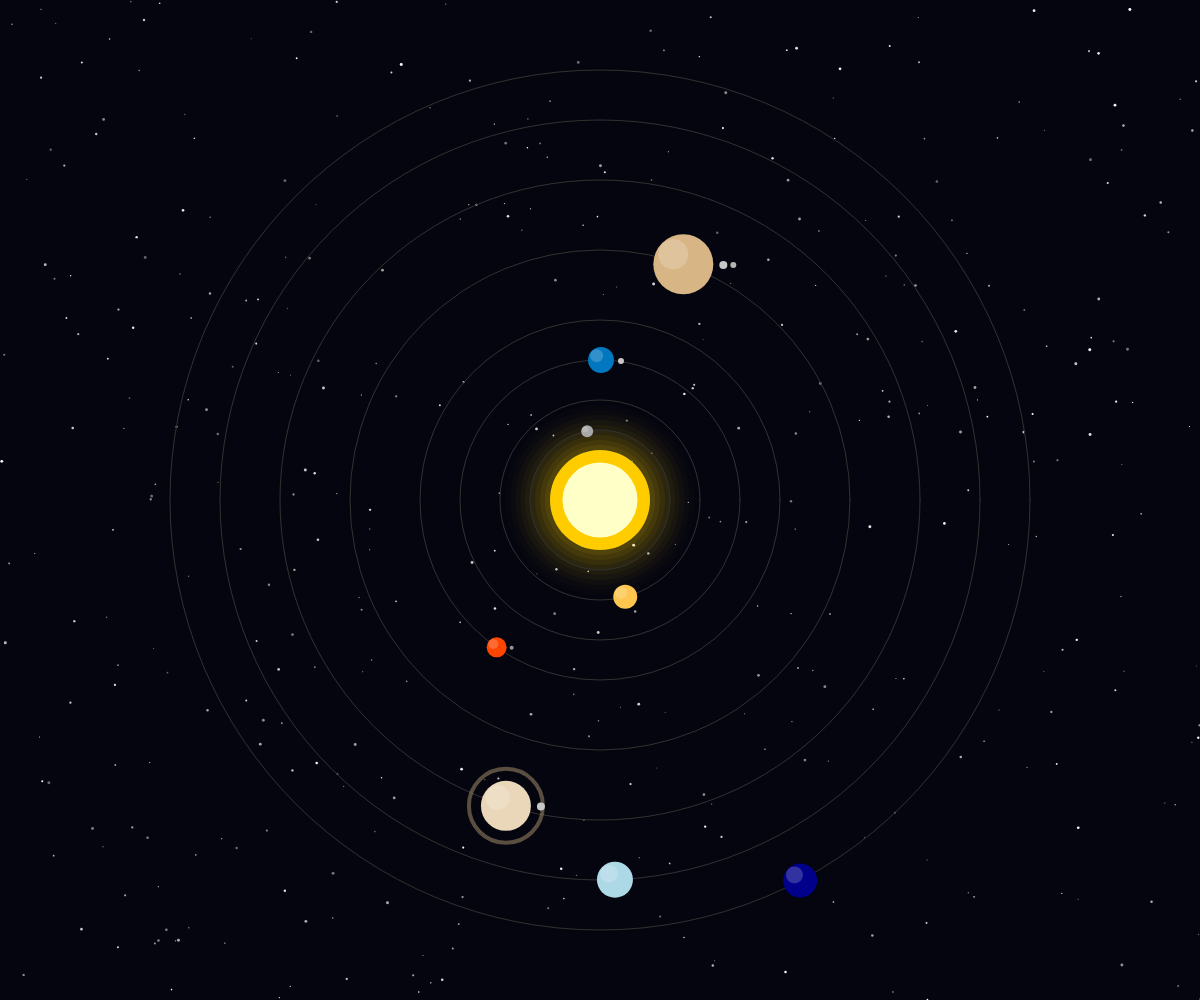
Frame 1 (no input)
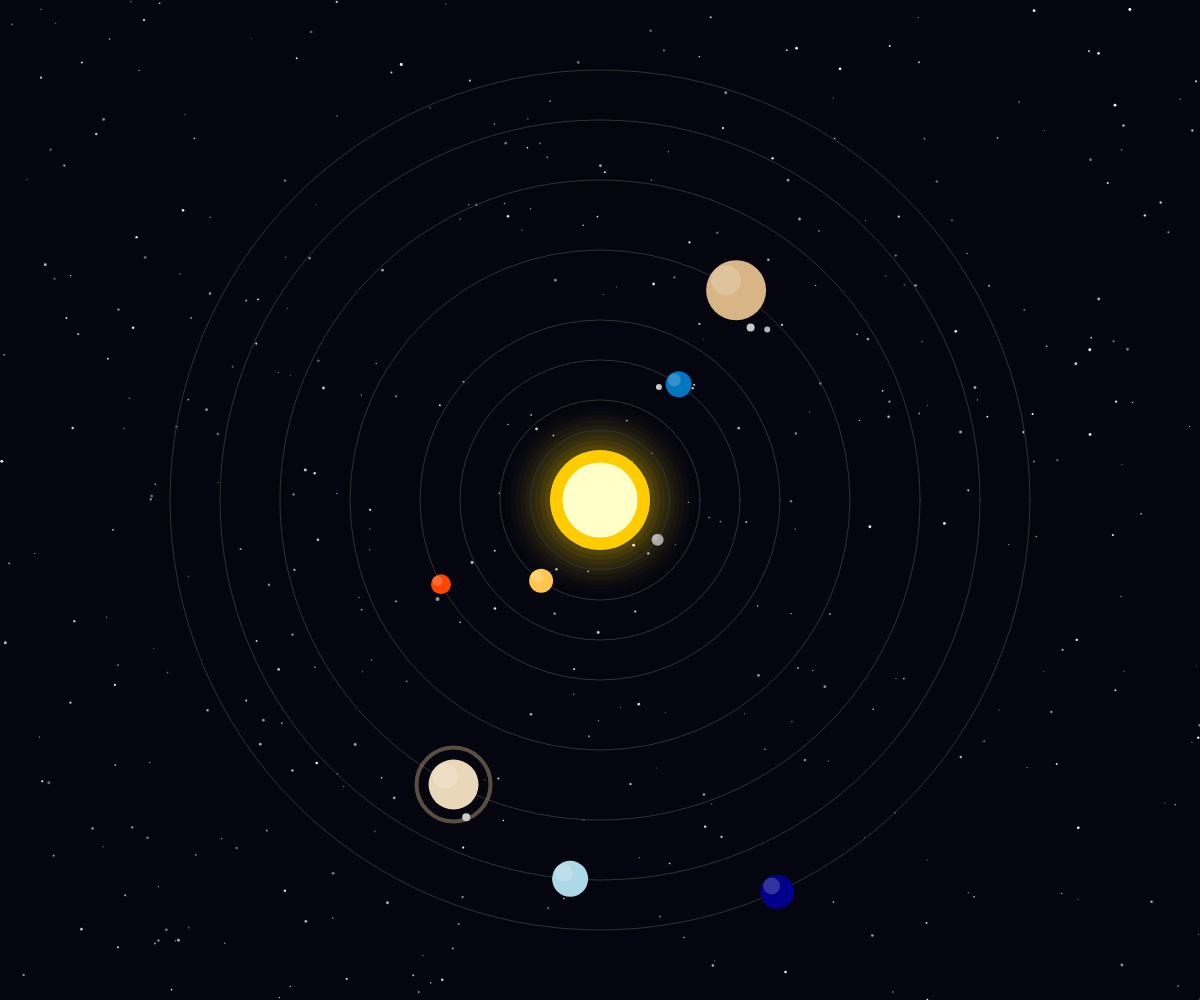
Frame 60 (no input)
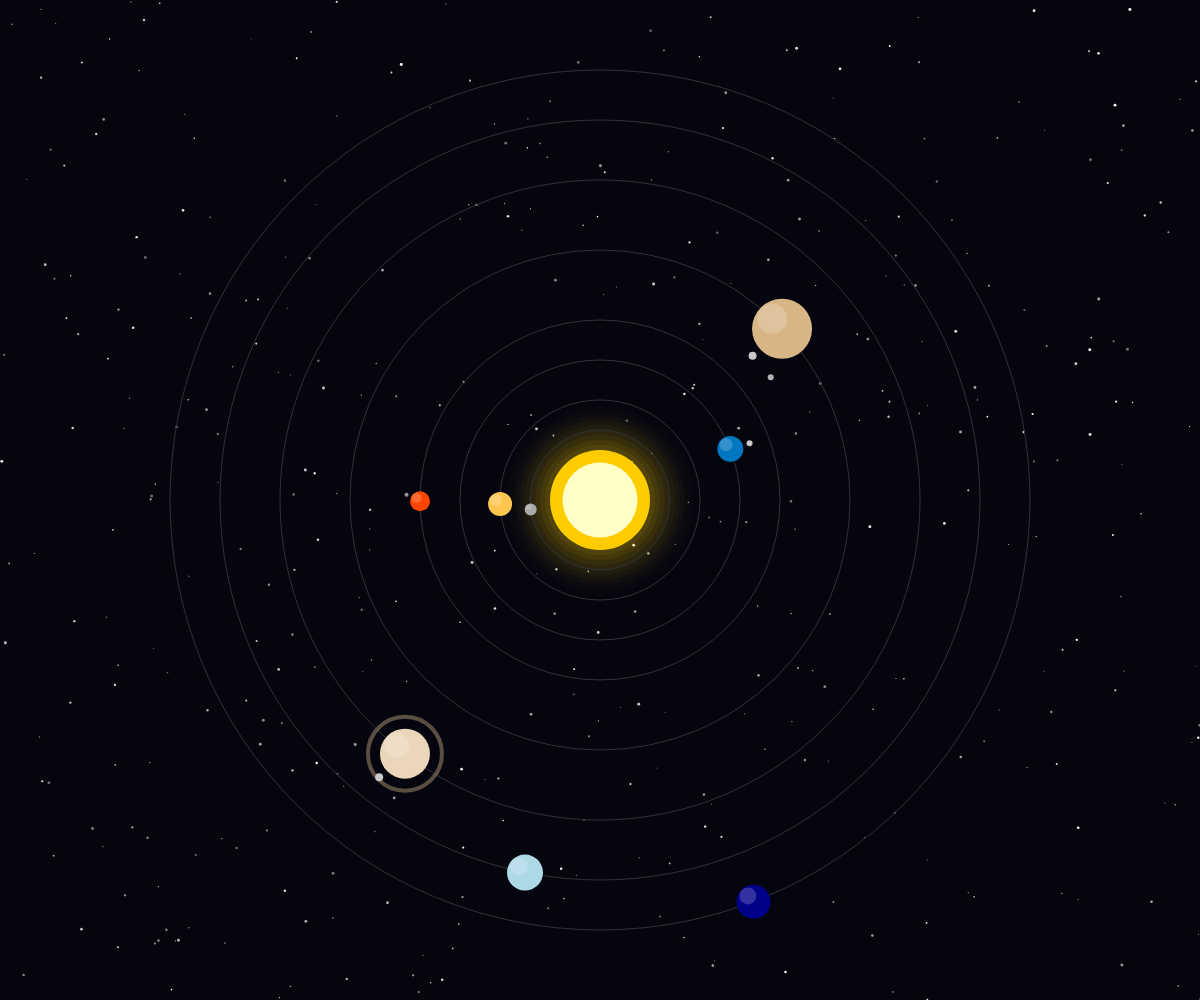
Frame 120 (the mouse pressed at the canvas centre since frame 60)

The p5.js sketch that drew these frames (run headless with seeded random() and noise() and a simulated clock; from frame 60 on, the mouse is pressed at the canvas centre):

// p5.js sketch
// ── sketch.js
/**
 * Solar System Simulation
 * Using p5.js
 */

let planets = [];
let sun;

function setup() {
  createCanvas(windowWidth, windowHeight);
  
  // Sun setup
  sun = {
    x: width / 2,
    y: height / 2,
    radius: 50,
    color: color(255, 204, 0)
  };

  // Planet data: [name, distance, radius, speed, color, hasMoons]
  // Distances and sizes are scaled for visual appeal, not literal astronomical scales
  const planetData = [
    { name: "Mercury", dist: 70, radius: 6, speed: 0.04, color: color(169, 169, 169), moons: [] },
    { name: "Venus", dist: 100, radius: 12, speed: 0.015, color: color(255, 198, 79), moons: [] },
    { name: "Earth", dist: 140, radius: 13, speed: 0.01, color: color(0, 119, 190), moons: [{ dist: 20, radius: 3, speed: 0.05, color: color(200) }] },
    { name: "Mars", dist: 180, radius: 10, speed: 0.008, color: color(255, 69, 0), moons: [{ dist: 15, radius: 2, speed: 0.03, color: color(150) }] },
    { name: "Jupiter", dist: 250, radius: 30, speed: 0.004, color: color(216, 181, 133), moons: [
      { dist: 40, radius: 4, speed: 0.02, color: color(200) },
      { dist: 50, radius: 3, speed: 0.015, color: color(180) }
    ]},
    { name: "Saturn", dist: 320, radius: 25, speed: 0.003, color: color(234, 214, 184), moons: [
      { dist: 35, radius: 4, speed: 0.02, color: color(200) }
    ], ringRadius: 12 },
    { name: "Uranus", dist: 380, radius: 18, speed: 0.002, color: color(173, 216, 230), moons: [] },
    { name: "Neptune", dist: 430, radius: 17, speed: 0.001, color: color(0, 0, 139), moons: [] }
  ];

  for (let p of planetData) {
    planets.push({
      ...p,
      angle: random(TWO_PI),
      currentX: 0,
      currentY: 0
    });
  }
}

function draw() {
  background(5, 5, 15);
  drawStars();

  // Draw Sun
  drawSun();

  // Draw Planets
  for (let p of planets) {
    // Update position
    p.angle += p.speed;
    p.currentX = sun.x + cos(p.angle) * p.dist;
    p.currentY = sun.y + sin(p.angle) * p.dist;

    // Draw Orbit Path
    noFill();
    stroke(50);
    strokeWeight(1);
    ellipse(sun.x, sun.y, p.dist * 2);

    // Draw Saturn's Rings
    if (p.ringRadius) {
      noFill();
      stroke(150, 130, 100, 150);
      strokeWeight(4);
      ellipse(p.currentX, p.currentY, p.radius * 2 + p.ringRadius * 2);
    }

    // Draw Planet
    noStroke();
    fill(p.color);
    ellipse(p.currentX, p.currentY, p.radius * 2);
    
    // Add a little shading/highlight
    fill(255, 255, 255, 50);
    ellipse(p.currentX - p.radius/3, p.currentY - p.radius/3, p.radius);

    // Draw Moons
    for (let m of p.moons) {
      let mAngle = frameCount * m.speed;
      let mx = p.currentX + cos(mAngle) * m.dist;
      let my = p.currentY + sin(mAngle) * m.dist;
      
      noStroke();
      fill(m.color);
      ellipse(mx, my, m.radius * 2);
    }
  }
}

function drawSun() {
  // Sun Glow
  noStroke();
  for (let i = 10; i > 0; i--) {
    fill(255, 204, 0, 20 - i * 2);
    ellipse(sun.x, sun.y, sun.radius * 2 + i * 10);
  }
  
  // Core
  fill(sun.color);
  ellipse(sun.x, sun.y, sun.radius * 2);
  
  // Bright center
  fill(255, 255, 200);
  ellipse(sun.x, sun.y, sun.radius * 1.5);
}

const stars = [];
function initStars() {
  for (let i = 0; i < 400; i++) {
    stars.push({
      x: random(width),
      y: random(height),
      size: random(1, 3),
      brightness: random(100, 255)
    });
  }
}

function drawStars() {
  if (stars.length === 0) initStars();
  noStroke();
  for (let s of stars) {
    fill(s.brightness, s.brightness, s.brightness);
    ellipse(s.x, s.y, s.size);
  }
}

function windowResized() {
  resizeCanvas(windowWidth, windowHeight);
  sun.x = width / 2;
  sun.y = height / 2;
}
